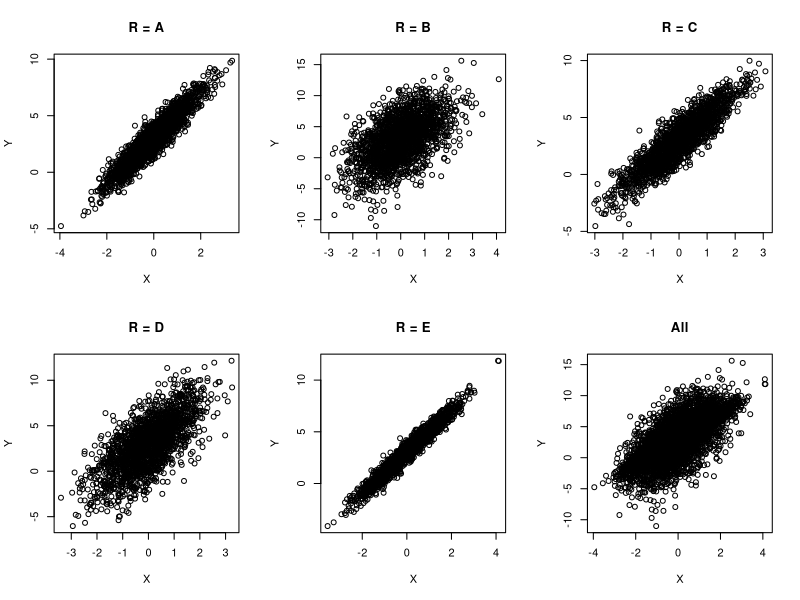

The R source for this figure:
n <- 10000
X <- rnorm(n)
Y <- 2*X + 3
ref <- c("A","B","C","D","E")
R <- ref[sample(length(ref), n, replace=T)]
std <- c(0.75, 3, 1, 2, 0.5)

for(i in ref){
  Y[R==i]<- Y[R==i]+rnorm(length(Y[R==i]),0,std[ref==i])
}

d <- data.frame(R,X,Y)
table(d$R)

par(mfrow=c(2,3))

for(i in ref){
  plot(d$X[d$R==i],d$Y[d$R==i], xlab="X", ylab="Y", main=paste("R =",i))
}
plot(d$X, d$Y, xlab="X", ylab="Y", main="All")

for(i in ref){
  print(paste(i,":",summary(lm(d$Y[d$R==i] ~ d$X[d$R==i]))$adj.r.squared))
}
